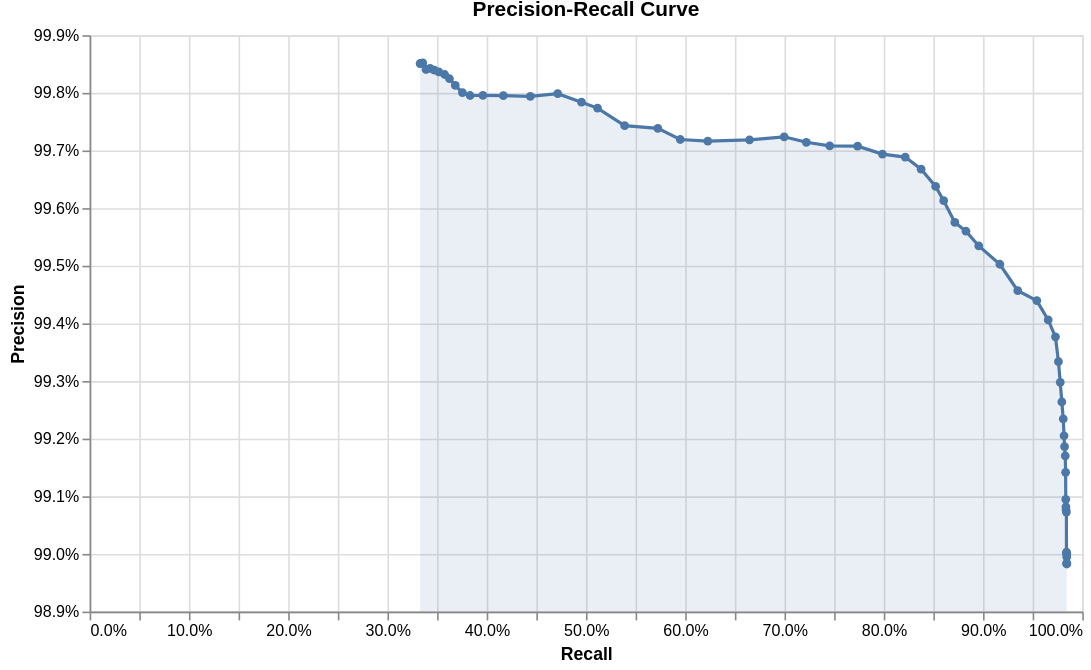

Write a Vega-Lite specification for this figure.
### Vega-Lite specification from a JSON file in a GitHub repository (floating-point values rounded to 4 significant figures)
{"config": {"view": {"continuousWidth": 300, "continuousHeight": 300}}, "data": {"name": "data-dc727bb821b848d3180384fa38da9f88"}, "mark": {"type": "area", "color": "#4C78A8", "fillOpacity": 0.12, "line": {"color": "#4C78A8"}, "point": {"filled": true}}, "description": "Precision-recall curve", "encoding": {"tooltip": [{"field": "truth_threshold", "format": ".2f", "title": "Match weight threshold", "type": "quantitative"}, {"field": "match_probability", "format": ".4f", "title": "Match probability", "type": "quantitative"}, {"field": "precision", "format": ".3%", "title": "Precision", "type": "quantitative"}, {"field": "recall", "format": ".3%", "title": "Recall", "type": "quantitative"}], "x": {"axis": {"format": ".1%"}, "field": "recall", "scale": {"domain": [0, 1]}, "title": "Recall", "type": "quantitative"}, "y": {"axis": {"format": ".1%"}, "field": "precision", "scale": {"zero": false}, "stack": false, "title": "Precision", "type": "quantitative"}}, "height": 360, "padding": {"top": 0, "left": 5, "right": 5, "bottom": 5}, "params": [{"name": "grid_60d699ad59a646ce99cba550c71eab68", "select": {"type": "interval", "encodings": ["y"]}, "bind": "scales"}], "title": "Precision-Recall Curve", "width": 620, "$schema": "https://vega.github.io/schema/vega-lite/v5.json", "datasets": {"data-dc727bb821b848d3180384fa38da9f88": [{"truth_threshold": -9.0, "match_probability": 0.001949, "tp": 112800.0, "tn": 118.0, "fp": 1159.0, "fp_neg": 206.0, "fn": 1789.0, "tp_rate": 0.9844, "tn_rate": 0.3642, "fp_rate": 0.6358, "fn_rate": 0.01562, "precision": 0.9898, "recall": 0.9844, "f1": 0.9871}, {"truth_threshold": -7.0, "match_probability": 0.007752, "tp": 112800.0, "tn": 119.0, "fp": 1158.0, "fp_neg": 205.0, "fn": 1790.0, "tp_rate": 0.9844, "tn_rate": 0.3673, "fp_rate": 0.6327, "fn_rate": 0.01563, "precision": 0.9898, "recall": 0.9844, "f1": 0.9871}, {"truth_threshold": -6.0, "match_probability": 0.01538, "tp": 112800.0, "tn": 120.0, "fp": 1157.0, "fp_neg": 204.0, "fn": 1790.0, "tp_rate": 0.9844, "tn_rate": 0.3704, "fp_rate": 0.6296, "fn_rate": 0.01563, "precision": 0.9898, "recall": 0.9844, "f1": 0.9871}, {"truth_threshold": -5.0, "match_probability": 0.0303, "tp": 112800.0, "tn": 125.0, "fp": 1145.0, "fp_neg": 199.0, "fn": 1791.0, "tp_rate": 0.9844, "tn_rate": 0.3858, "fp_rate": 0.6142, "fn_rate": 0.01564, "precision": 0.9899, "recall": 0.9844, "f1": 0.9871}, {"truth_threshold": -4.0, "match_probability": 0.05882, "tp": 112800.0, "tn": 127.0, "fp": 1140.0, "fp_neg": 197.0, "fn": 1791.0, "tp_rate": 0.9844, "tn_rate": 0.392, "fp_rate": 0.608, "fn_rate": 0.01564, "precision": 0.99, "recall": 0.9844, "f1": 0.9872}, {"truth_threshold": -3.0, "match_probability": 0.1111, "tp": 112700.0, "tn": 127.0, "fp": 1138.0, "fp_neg": 197.0, "fn": 1799.0, "tp_rate": 0.9843, "tn_rate": 0.392, "fp_rate": 0.608, "fn_rate": 0.01571, "precision": 0.99, "recall": 0.9843, "f1": 0.9871}, {"truth_threshold": -2.0, "match_probability": 0.2, "tp": 112700.0, "tn": 129.0, "fp": 1135.0, "fp_neg": 195.0, "fn": 1823.0, "tp_rate": 0.9841, "tn_rate": 0.3981, "fp_rate": 0.6019, "fn_rate": 0.01592, "precision": 0.99, "recall": 0.9841, "f1": 0.987}, {"truth_threshold": -1.0, "match_probability": 0.3333, "tp": 112700.0, "tn": 130.0, "fp": 1055.0, "fp_neg": 194.0, "fn": 1834.0, "tp_rate": 0.984, "tn_rate": 0.4012, "fp_rate": 0.5988, "fn_rate": 0.01601, "precision": 0.9907, "recall": 0.984, "f1": 0.9873}, {"truth_threshold": 0.0, "match_probability": 0.5, "tp": 112700.0, "tn": 133.0, "fp": 1050.0, "fp_neg": 191.0, "fn": 1874.0, "tp_rate": 0.9836, "tn_rate": 0.4105, "fp_rate": 0.5895, "fn_rate": 0.01636, "precision": 0.9908, "recall": 0.9836, "f1": 0.9872}, {"truth_threshold": 1.0, "match_probability": 0.6667, "tp": 112700.0, "tn": 134.0, "fp": 1044.0, "fp_neg": 190.0, "fn": 1885.0, "tp_rate": 0.9835, "tn_rate": 0.4136, "fp_rate": 0.5864, "fn_rate": 0.01646, "precision": 0.9908, "recall": 0.9835, "f1": 0.9872}, {"truth_threshold": 2.0, "match_probability": 0.8, "tp": 112600.0, "tn": 139.0, "fp": 1029.0, "fp_neg": 185.0, "fn": 1904.0, "tp_rate": 0.9834, "tn_rate": 0.429, "fp_rate": 0.571, "fn_rate": 0.01662, "precision": 0.9909, "recall": 0.9834, "f1": 0.9871}, {"truth_threshold": 3.0, "match_probability": 0.8889, "tp": 112600.0, "tn": 141.0, "fp": 975.0, "fp_neg": 183.0, "fn": 1924.0, "tp_rate": 0.9832, "tn_rate": 0.4352, "fp_rate": 0.5648, "fn_rate": 0.0168, "precision": 0.9914, "recall": 0.9832, "f1": 0.9873}, {"truth_threshold": 4.0, "match_probability": 0.9412, "tp": 112600.0, "tn": 146.0, "fp": 942.0, "fp_neg": 178.0, "fn": 1962.0, "tp_rate": 0.9829, "tn_rate": 0.4506, "fp_rate": 0.5494, "fn_rate": 0.01713, "precision": 0.9917, "recall": 0.9829, "f1": 0.9873}, {"truth_threshold": 5.0, "match_probability": 0.9697, "tp": 112500.0, "tn": 150.0, "fp": 923.0, "fp_neg": 174.0, "fn": 2046.0, "tp_rate": 0.9821, "tn_rate": 0.463, "fp_rate": 0.537, "fn_rate": 0.01786, "precision": 0.9919, "recall": 0.9821, "f1": 0.987}, {"truth_threshold": 6.0, "match_probability": 0.9846, "tp": 112400.0, "tn": 151.0, "fp": 901.0, "fp_neg": 173.0, "fn": 2104.0, "tp_rate": 0.9816, "tn_rate": 0.466, "fp_rate": 0.534, "fn_rate": 0.01837, "precision": 0.9921, "recall": 0.9816, "f1": 0.9868}, {"truth_threshold": 7.0, "match_probability": 0.9922, "tp": 112300.0, "tn": 158.0, "fp": 867.0, "fp_neg": 166.0, "fn": 2197.0, "tp_rate": 0.9808, "tn_rate": 0.4877, "fp_rate": 0.5123, "fn_rate": 0.01918, "precision": 0.9923, "recall": 0.9808, "f1": 0.9865}, {"truth_threshold": 8.0, "match_probability": 0.9961, "tp": 112200.0, "tn": 160.0, "fp": 832.0, "fp_neg": 164.0, "fn": 2360.0, "tp_rate": 0.9794, "tn_rate": 0.4938, "fp_rate": 0.5062, "fn_rate": 0.0206, "precision": 0.9926, "recall": 0.9794, "f1": 0.986}, {"truth_threshold": 9.0, "match_probability": 0.9981, "tp": 112000.0, "tn": 164.0, "fp": 792.0, "fp_neg": 160.0, "fn": 2542.0, "tp_rate": 0.9778, "tn_rate": 0.5062, "fp_rate": 0.4938, "fn_rate": 0.02219, "precision": 0.993, "recall": 0.9778, "f1": 0.9853}, {"truth_threshold": 10.0, "match_probability": 0.999, "tp": 111800.0, "tn": 166.0, "fp": 750.0, "fp_neg": 158.0, "fn": 2751.0, "tp_rate": 0.976, "tn_rate": 0.5123, "fp_rate": 0.4877, "fn_rate": 0.02402, "precision": 0.9933, "recall": 0.976, "f1": 0.9846}, {"truth_threshold": 11.0, "match_probability": 0.9995, "tp": 111400.0, "tn": 170.0, "fp": 699.0, "fp_neg": 154.0, "fn": 3094.0, "tp_rate": 0.973, "tn_rate": 0.5247, "fp_rate": 0.4753, "fn_rate": 0.02701, "precision": 0.9938, "recall": 0.973, "f1": 0.9833}, {"truth_threshold": 12.0, "match_probability": 0.9998, "tp": 110600.0, "tn": 179.0, "fp": 661.0, "fp_neg": 145.0, "fn": 3932.0, "tp_rate": 0.9657, "tn_rate": 0.5525, "fp_rate": 0.4475, "fn_rate": 0.03433, "precision": 0.9941, "recall": 0.9657, "f1": 0.9797}, {"truth_threshold": 13.0, "match_probability": 0.9999, "tp": 109300.0, "tn": 189.0, "fp": 616.0, "fp_neg": 135.0, "fn": 5247.0, "tp_rate": 0.9542, "tn_rate": 0.5833, "fp_rate": 0.4167, "fn_rate": 0.04581, "precision": 0.9944, "recall": 0.9542, "f1": 0.9739}, {"truth_threshold": 14.0, "match_probability": 0.9999, "tp": 107100.0, "tn": 197.0, "fp": 585.0, "fp_neg": 127.0, "fn": 7443.0, "tp_rate": 0.935, "tn_rate": 0.608, "fp_rate": 0.392, "fn_rate": 0.06498, "precision": 0.9946, "recall": 0.935, "f1": 0.9639}, {"truth_threshold": 15.0, "match_probability": 1.0, "tp": 105000.0, "tn": 211.0, "fp": 525.0, "fp_neg": 113.0, "fn": 9513.0, "tp_rate": 0.9169, "tn_rate": 0.6512, "fp_rate": 0.3488, "fn_rate": 0.08305, "precision": 0.995, "recall": 0.9169, "f1": 0.9544}, {"truth_threshold": 16.0, "match_probability": 1.0, "tp": 102600.0, "tn": 218.0, "fp": 480.0, "fp_neg": 106.0, "fn": 11940.0, "tp_rate": 0.8957, "tn_rate": 0.6728, "fp_rate": 0.3272, "fn_rate": 0.1043, "precision": 0.9953, "recall": 0.8957, "f1": 0.9429}, {"truth_threshold": 17.0, "match_probability": 1.0, "tp": 101100.0, "tn": 222.0, "fp": 447.0, "fp_neg": 102.0, "fn": 13420.0, "tp_rate": 0.8828, "tn_rate": 0.6852, "fp_rate": 0.3148, "fn_rate": 0.1172, "precision": 0.9956, "recall": 0.8828, "f1": 0.9358}, {"truth_threshold": 18.0, "match_probability": 1.0, "tp": 99840.0, "tn": 226.0, "fp": 426.0, "fp_neg": 98.0, "fn": 14700.0, "tp_rate": 0.8716, "tn_rate": 0.6975, "fp_rate": 0.3025, "fn_rate": 0.1284, "precision": 0.9958, "recall": 0.8716, "f1": 0.9296}, {"truth_threshold": 19.0, "match_probability": 1.0, "tp": 98550.0, "tn": 235.0, "fp": 383.0, "fp_neg": 89.0, "fn": 15990.0, "tp_rate": 0.8604, "tn_rate": 0.7253, "fp_rate": 0.2747, "fn_rate": 0.1396, "precision": 0.9961, "recall": 0.8604, "f1": 0.9233}, {"truth_threshold": 20.0, "match_probability": 1.0, "tp": 97620.0, "tn": 240.0, "fp": 355.0, "fp_neg": 84.0, "fn": 16920.0, "tp_rate": 0.8523, "tn_rate": 0.7407, "fp_rate": 0.2593, "fn_rate": 0.1477, "precision": 0.9964, "recall": 0.8523, "f1": 0.9187}, {"truth_threshold": 21.0, "match_probability": 1.0, "tp": 95950.0, "tn": 244.0, "fp": 320.0, "fp_neg": 80.0, "fn": 18600.0, "tp_rate": 0.8377, "tn_rate": 0.7531, "fp_rate": 0.2469, "fn_rate": 0.1623, "precision": 0.9967, "recall": 0.8377, "f1": 0.9103}, {"truth_threshold": 22.0, "match_probability": 1.0, "tp": 94120.0, "tn": 252.0, "fp": 294.0, "fp_neg": 72.0, "fn": 20430.0, "tp_rate": 0.8217, "tn_rate": 0.7778, "fp_rate": 0.2222, "fn_rate": 0.1783, "precision": 0.9969, "recall": 0.8217, "f1": 0.9008}, {"truth_threshold": 23.0, "match_probability": 1.0, "tp": 91480.0, "tn": 255.0, "fp": 281.0, "fp_neg": 69.0, "fn": 23060.0, "tp_rate": 0.7987, "tn_rate": 0.787, "fp_rate": 0.213, "fn_rate": 0.2013, "precision": 0.9969, "recall": 0.7987, "f1": 0.8869}, {"truth_threshold": 24.0, "match_probability": 1.0, "tp": 88620.0, "tn": 262.0, "fp": 260.0, "fp_neg": 62.0, "fn": 25920.0, "tp_rate": 0.7737, "tn_rate": 0.8086, "fp_rate": 0.1914, "fn_rate": 0.2263, "precision": 0.9971, "recall": 0.7737, "f1": 0.8713}, {"truth_threshold": 25.0, "match_probability": 1.0, "tp": 85400.0, "tn": 265.0, "fp": 250.0, "fp_neg": 59.0, "fn": 29140.0, "tp_rate": 0.7456, "tn_rate": 0.8179, "fp_rate": 0.1821, "fn_rate": 0.2544, "precision": 0.9971, "recall": 0.7456, "f1": 0.8532}, {"truth_threshold": 26.0, "match_probability": 1.0, "tp": 82700.0, "tn": 268.0, "fp": 237.0, "fp_neg": 56.0, "fn": 31840.0, "tp_rate": 0.722, "tn_rate": 0.8272, "fp_rate": 0.1728, "fn_rate": 0.278, "precision": 0.9971, "recall": 0.722, "f1": 0.8376}, {"truth_threshold": 27.0, "match_probability": 1.0, "tp": 80150.0, "tn": 273.0, "fp": 222.0, "fp_neg": 51.0, "fn": 34400.0, "tp_rate": 0.6997, "tn_rate": 0.8426, "fp_rate": 0.1574, "fn_rate": 0.3003, "precision": 0.9972, "recall": 0.6997, "f1": 0.8224}, {"truth_threshold": 28.0, "match_probability": 1.0, "tp": 76140.0, "tn": 275.0, "fp": 215.0, "fp_neg": 49.0, "fn": 38400.0, "tp_rate": 0.6648, "tn_rate": 0.8488, "fp_rate": 0.1512, "fn_rate": 0.3352, "precision": 0.9972, "recall": 0.6648, "f1": 0.7977}, {"truth_threshold": 29.0, "match_probability": 1.0, "tp": 71330.0, "tn": 279.0, "fp": 203.0, "fp_neg": 45.0, "fn": 43210.0, "tp_rate": 0.6228, "tn_rate": 0.8611, "fp_rate": 0.1389, "fn_rate": 0.3772, "precision": 0.9972, "recall": 0.6228, "f1": 0.7667}, {"truth_threshold": 30.0, "match_probability": 1.0, "tp": 68150.0, "tn": 282.0, "fp": 192.0, "fp_neg": 42.0, "fn": 46390.0, "tp_rate": 0.595, "tn_rate": 0.8704, "fp_rate": 0.1296, "fn_rate": 0.405, "precision": 0.9972, "recall": 0.595, "f1": 0.7453}, {"truth_threshold": 31.0, "match_probability": 1.0, "tp": 65570.0, "tn": 286.0, "fp": 172.0, "fp_neg": 38.0, "fn": 48980.0, "tp_rate": 0.5724, "tn_rate": 0.8827, "fp_rate": 0.1173, "fn_rate": 0.4276, "precision": 0.9974, "recall": 0.5724, "f1": 0.7274}, {"truth_threshold": 32.0, "match_probability": 1.0, "tp": 61730.0, "tn": 286.0, "fp": 159.0, "fp_neg": 38.0, "fn": 52810.0, "tp_rate": 0.5389, "tn_rate": 0.8827, "fp_rate": 0.1173, "fn_rate": 0.4611, "precision": 0.9974, "recall": 0.5389, "f1": 0.6998}, {"truth_threshold": 33.0, "match_probability": 1.0, "tp": 58610.0, "tn": 289.0, "fp": 133.0, "fp_neg": 35.0, "fn": 55940.0, "tp_rate": 0.5116, "tn_rate": 0.892, "fp_rate": 0.108, "fn_rate": 0.4884, "precision": 0.9977, "recall": 0.5116, "f1": 0.6764}, {"truth_threshold": 34.0, "match_probability": 1.0, "tp": 56760.0, "tn": 290.0, "fp": 123.0, "fp_neg": 34.0, "fn": 57790.0, "tp_rate": 0.4955, "tn_rate": 0.8951, "fp_rate": 0.1049, "fn_rate": 0.5045, "precision": 0.9978, "recall": 0.4955, "f1": 0.6622}, {"truth_threshold": 35.0, "match_probability": 1.0, "tp": 54010.0, "tn": 295.0, "fp": 109.0, "fp_neg": 29.0, "fn": 60530.0, "tp_rate": 0.4715, "tn_rate": 0.9105, "fp_rate": 0.08951, "fn_rate": 0.5285, "precision": 0.998, "recall": 0.4715, "f1": 0.6405}, {"truth_threshold": 36.0, "match_probability": 1.0, "tp": 50850.0, "tn": 295.0, "fp": 105.0, "fp_neg": 29.0, "fn": 63690.0, "tp_rate": 0.4439, "tn_rate": 0.9105, "fp_rate": 0.08951, "fn_rate": 0.5561, "precision": 0.9979, "recall": 0.4439, "f1": 0.6145}, {"truth_threshold": 37.0, "match_probability": 1.0, "tp": 47740.0, "tn": 297.0, "fp": 98.0, "fp_neg": 27.0, "fn": 66800.0, "tp_rate": 0.4168, "tn_rate": 0.9167, "fp_rate": 0.08333, "fn_rate": 0.5832, "precision": 0.998, "recall": 0.4168, "f1": 0.588}, {"truth_threshold": 38.0, "match_probability": 1.0, "tp": 45380.0, "tn": 299.0, "fp": 93.0, "fp_neg": 25.0, "fn": 69160.0, "tp_rate": 0.3962, "tn_rate": 0.9228, "fp_rate": 0.07716, "fn_rate": 0.6038, "precision": 0.998, "recall": 0.3962, "f1": 0.5672}, {"truth_threshold": 39.0, "match_probability": 1.0, "tp": 43900.0, "tn": 301.0, "fp": 90.0, "fp_neg": 23.0, "fn": 70640.0, "tp_rate": 0.3833, "tn_rate": 0.929, "fp_rate": 0.07099, "fn_rate": 0.6167, "precision": 0.998, "recall": 0.3833, "f1": 0.5538}, {"truth_threshold": 40.0, "match_probability": 1.0, "tp": 43020.0, "tn": 302.0, "fp": 86.0, "fp_neg": 22.0, "fn": 71530.0, "tp_rate": 0.3755, "tn_rate": 0.9321, "fp_rate": 0.0679, "fn_rate": 0.6245, "precision": 0.998, "recall": 0.3755, "f1": 0.5457}, {"truth_threshold": 41.0, "match_probability": 1.0, "tp": 42190.0, "tn": 303.0, "fp": 79.0, "fp_neg": 21.0, "fn": 72350.0, "tp_rate": 0.3683, "tn_rate": 0.9352, "fp_rate": 0.06481, "fn_rate": 0.6317, "precision": 0.9981, "recall": 0.3683, "f1": 0.5381}, {"truth_threshold": 42.0, "match_probability": 1.0, "tp": 41520.0, "tn": 304.0, "fp": 73.0, "fp_neg": 20.0, "fn": 73020.0, "tp_rate": 0.3625, "tn_rate": 0.9383, "fp_rate": 0.06173, "fn_rate": 0.6375, "precision": 0.9982, "recall": 0.3625, "f1": 0.5319}, {"truth_threshold": 43.0, "match_probability": 1.0, "tp": 40960.0, "tn": 304.0, "fp": 69.0, "fp_neg": 20.0, "fn": 73580.0, "tp_rate": 0.3576, "tn_rate": 0.9383, "fp_rate": 0.06173, "fn_rate": 0.6424, "precision": 0.9983, "recall": 0.3576, "f1": 0.5266}, {"truth_threshold": 44.0, "match_probability": 1.0, "tp": 40290.0, "tn": 304.0, "fp": 66.0, "fp_neg": 20.0, "fn": 74260.0, "tp_rate": 0.3517, "tn_rate": 0.9383, "fp_rate": 0.06173, "fn_rate": 0.6483, "precision": 0.9984, "recall": 0.3517, "f1": 0.5202}, {"truth_threshold": 45.0, "match_probability": 1.0, "tp": 39780.0, "tn": 305.0, "fp": 64.0, "fp_neg": 19.0, "fn": 74770.0, "tp_rate": 0.3473, "tn_rate": 0.9414, "fp_rate": 0.05864, "fn_rate": 0.6527, "precision": 0.9984, "recall": 0.3473, "f1": 0.5153}, {"truth_threshold": 46.0, "match_probability": 1.0, "tp": 39280.0, "tn": 305.0, "fp": 62.0, "fp_neg": 19.0, "fn": 75260.0, "tp_rate": 0.343, "tn_rate": 0.9414, "fp_rate": 0.05864, "fn_rate": 0.657, "precision": 0.9984, "recall": 0.343, "f1": 0.5105}, {"truth_threshold": 47.0, "match_probability": 1.0, "tp": 38810.0, "tn": 305.0, "fp": 62.0, "fp_neg": 19.0, "fn": 75730.0, "tp_rate": 0.3388, "tn_rate": 0.9414, "fp_rate": 0.05864, "fn_rate": 0.6612, "precision": 0.9984, "recall": 0.3388, "f1": 0.506}, {"truth_threshold": 48.0, "match_probability": 1.0, "tp": 38440.0, "tn": 305.0, "fp": 57.0, "fp_neg": 19.0, "fn": 76100.0, "tp_rate": 0.3356, "tn_rate": 0.9414, "fp_rate": 0.05864, "fn_rate": 0.6644, "precision": 0.9985, "recall": 0.3356, "f1": 0.5023}, {"truth_threshold": 49.0, "match_probability": 1.0, "tp": 38200.0, "tn": 305.0, "fp": 57.0, "fp_neg": 19.0, "fn": 76340.0, "tp_rate": 0.3335, "tn_rate": 0.9414, "fp_rate": 0.05864, "fn_rate": 0.6665, "precision": 0.9985, "recall": 0.3335, "f1": 0.5}, {"truth_threshold": 50.0, "match_probability": 1.0, "tp": 38130.0, "tn": 305.0, "fp": 57.0, "fp_neg": 19.0, "fn": 76410.0, "tp_rate": 0.3329, "tn_rate": 0.9414, "fp_rate": 0.05864, "fn_rate": 0.6671, "precision": 0.9985, "recall": 0.3329, "f1": 0.4993}]}}
